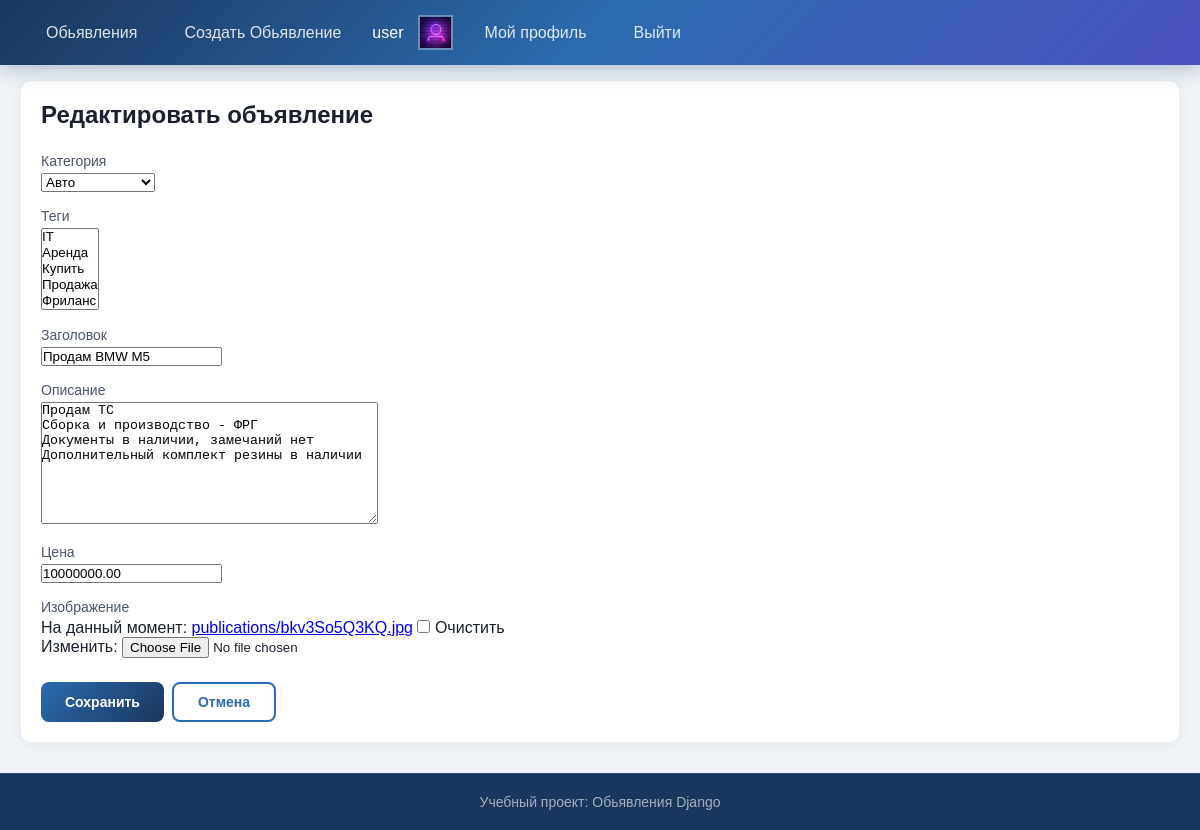
The app's page /board/form/prodazha/ (signed in) with its own data.
### users/models.py (models this page shows, shortened)
class User(AbstractUser):
    ROLE = (
        ('user', 'Пользаватель'),
        ('admin', 'Администратор')
    )
    email = models.EmailField(unique=True)
    phone = models.CharField(max_length=20, blank=True, null=True)
    city = models.CharField(max_length=100, blank=True, null=True, verbose_name='Город')
    role = models.CharField(max_length=10,choices=ROLE,default='user',verbose_name='Роль')
    avatar = models.ImageField('аватар', upload_to='avatars/', blank=True, null=True)
    is_verified = models.BooleanField(default=False)
    groups = models.ManyToManyField(
        'auth.Group',
        related_name='custom_user_groups',      # ← уникальное имя
        blank=True,
        verbose_name='Группы'
    )
    user_permissions = models.ManyToManyField(
        'auth.Permission',
        related_name='custom_user_permissions', # ← уникальное имя
        blank=True,
        verbose_name='Права'
    )
    class Meta:
        verbose_name = 'Пользователь'
        verbose_name_plural = 'Пользователи'

### board/models.py (models this page shows, shortened)
class Publication(models.Model):
    STATUS_CHOICES = (
        ('active', 'Активно'),
        ('sold', 'Продано'),
        ('archived', 'Архивировано'),
    )
    author = models.ForeignKey(settings.AUTH_USER_MODEL,on_delete=models.CASCADE,related_name='publications',verbose_name='Автор')
    category = models.ForeignKey(Category, on_delete=models.SET_NULL, null=True, blank=True, related_name='publications', verbose_name='Категория')
    tags = models.ManyToManyField(Tag, blank=True, related_name='publications', verbose_name='Теги')
    title = models.CharField('Заголовок', max_length=200)
    slug = models.SlugField('Слаг', max_length=220, unique=True, blank=True)
    description = models.TextField('Описание')
    price = models.DecimalField('Цена', max_digits=10, decimal_places=2)
    image = models.ImageField('Изображение', upload_to='publications/', blank=True, null=True)
    status = models.CharField('Статус', max_length=10, choices=STATUS_CHOICES, default='active')
    views = models.PositiveIntegerField('Просмотры', default=0)
    created_at = models.DateTimeField('Создано', auto_now_add=True)
    updated_at = models.DateTimeField('Обновлено', auto_now=True)
    class Meta:
        ordering = ['-created_at']
        verbose_name = 'Объявление'
        verbose_name_plural = 'Объявления'

### board/views.py (the view)
# urls.py: path('form/<slug:slug>/', views.blog_edite_view, name='board_edite'),
@login_required
def blog_edite_view(request, slug):
    publication = get_object_or_404(Publication, slug=slug, author=request.user)
    if request.method == 'POST':
        form = PublicationForm(request.POST, request.FILES, instance=publication)
        if form.is_valid():
            form.save()
            return redirect('board:detail', slug=publication.slug)
    else:
        form = PublicationForm(instance=publication)
    return render(request, 'board/board_form.html', {
        'form': form,
        'title': 'Редактировать объявление',
    })

### board/forms.py
class PublicationForm(forms.ModelForm):
    class Meta:
        model = Publication
        exclude = ('author', 'slug', 'status', 'views', 'created_at', 'updated_at')
        widgets = {
            'description': forms.Textarea(attrs={'rows': 8}),
            'tags': forms.SelectMultiple(attrs={'size': 5}),
        }

### board/models.py (called while the page is built)
    def __str__(self):
        return self.name

    def __str__(self):
        return self.name

### templates/board/board_form.html (shortened to what this page needs)
{% extends 'base.html' %}
{% load static %}
{% block content %}
<div class="container">
    <div class="card p-4">
        <h2 class="mb-4">{{ title|default:"Создать объявление" }}</h2>
        <form method="post" enctype="multipart/form-data">
            {% for field in form %}
                <div class="form-group mb-3">
                    <label for="{{ field.id_for_label }}" class="form-label">
                        {{ field.label }}
                    </label>
                    {{ field }}
                </div>
            {% endfor %}
            <div class="d-flex gap-2 mt-4">
                <button type="submit" class="btn btn-primary">Сохранить</button>
                <a href="{% url 'index' %}" class="btn btn-secondary">Отмена</a>
            </div>
        </form>
    </div>
</div>
{% endblock %}

### templates/base.html (shortened to what this page needs)
{% load static %}
<!DOCTYPE html>
<html lang="ru">
<head>
    <link rel="stylesheet" href="{% static 'css/style.css' %}">
</head>
<body>
    <header>
        <nav>
            <a href="{% url 'index' %}">Обьявления</a>
            <a href="{% url 'board:board_form' %}">Создать Обьявление</a>
            {% if user.is_authenticated %}
                <span>{{ user.username }}</span>
                <div class="avatar-header">
                    {% if user.avatar %}
                        <img src="{{ user.avatar.url }}" alt="Аватар пользователя" class="avatar">
                    {% endif %}
                </div>
                <a href="{% url 'users:account' %}">Мой профиль</a>
                <a href="{% url 'users:logout' %}">Выйти</a>
            {% else %}
                <a href="{% url 'users:login' %}">Войти</a>
                <a href="{% url 'users:register' %}">Регистрация</a>
            {% endif %}
        </nav>
    </header>
    <main>
        <div class="PageContent">
           {% block content %}
           {% endblock %}
        </div>
    </main>
    <footer>
        <p>Учебный проект: Обьявления Django</p>
    </footer>
</body>
</html>

### static/css/style.css (style rules this page uses)
* { margin: 0; padding: 0; box-sizing: border-box; }
html, body { height: 100%; }
body { font-family: Arial, sans-serif; background: #F0F4F8; color: #1A202C; display: flex; flex-direction: column; min-height: 100vh; }
header { background: linear-gradient(135deg, #1A365D 0%, #2B6CB0 50%, #4C51BF 100%); display: flex; align-items: center; justify-content: space-between; padding: 15px 30px; position: fixed; top: 0; left: 0; width: 100%; z-index: 1000; box-shadow: 0 4px 20px rgba(26, 54, 93, 0.3); }
header a { color: #FFFFFF; text-decoration: none; font-size: 16px; }
header nav { display: flex; align-items: center; gap: 15px; }
header nav a { color: rgba(255, 255, 255, 0.85); padding: 8px 16px; border-radius: 8px; transition: all 0.3s ease; }
header nav span { color: #FFFFFF; }
main { flex: 1; padding-top: 80px; padding-bottom: 30px; }
.PageContent { max-width: 1200px; margin: 0 auto; padding: 0 20px; }
footer { background: #1A365D; color: rgba(255, 255, 255, 0.6); text-align: center; padding: 20px 30px; margin-top: auto; border-top: 1px solid rgba(255, 255, 255, 0.1); }
footer p { margin: 0; font-size: 14px; }
.card { background: #FFFFFF; border-radius: 12px; padding: 20px; box-shadow: 0 2px 12px rgba(0, 0, 0, 0.06); transition: all 0.3s ease; border: 1px solid rgba(26, 54, 93, 0.08); }
.btn { display: inline-block; padding: 10px 24px; border: none; border-radius: 8px; font-size: 14px; font-weight: 600; cursor: pointer; text-align: center; transition: all 0.3s ease; text-decoration: none; }
.btn-primary { background: linear-gradient(135deg, #2B6CB0, #1A365D); color: white; }
.btn-secondary { background: transparent; border: 2px solid #2B6CB0; color: #2B6CB0; }
.form-group { margin-bottom: 16px; }
.form-label { display: block; margin-bottom: 4px; font-weight: 500; font-size: 14px; color: #4A5568; }
.mt-4 { margin-top: 24px; }
.mb-3 { margin-bottom: 16px; }
.mb-4 { margin-bottom: 24px; }
.d-flex { display: flex; }
.gap-2 { gap: 8px; }
.avatar { width: 150px; height: 150px; object-fit: cover; box-shadow: 0 4px 15px rgba(255, 107, 53, 0.3); background: #2a2a2a; }
.avatar-header { width: 35px; height: 35px; overflow: hidden; border: 2px solid rgba(255, 255, 255, 0.3); flex-shrink: 0; }
.avatar-header img { width: 100%; height: 100%; object-fit: cover; }

### records on screen
User: username "user", avatar (picture)
Publication: form "Авто" "Продам BMW M5" "Продам ТС Сборка и производство - ФРГ Документы в наличии, замечаний нет Дополнительный комплект резины в наличии" "10000000.00"

### other values on screen
{{ title|default:"Создать объявление" }} "Редактировать объявление"
{{ field.label }} "Категория" "Теги" "Заголовок" "Описание" "Цена" "Изображение"
